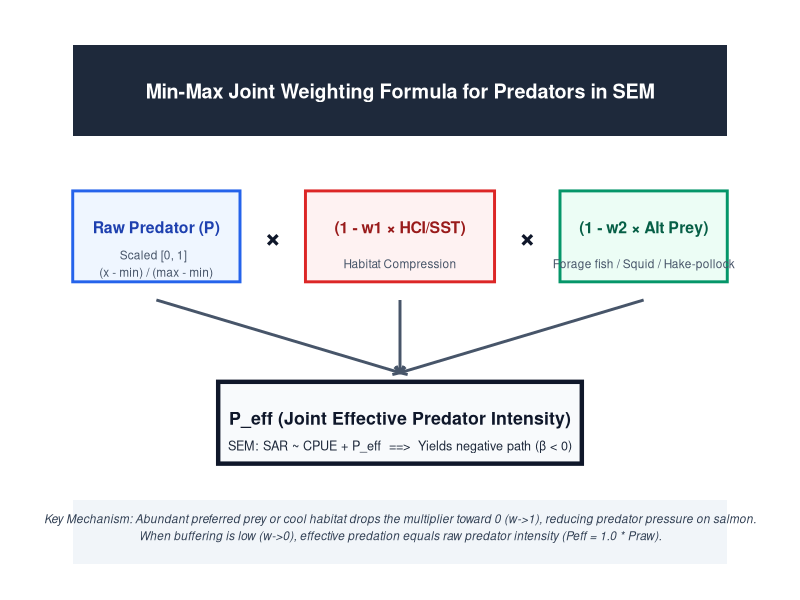
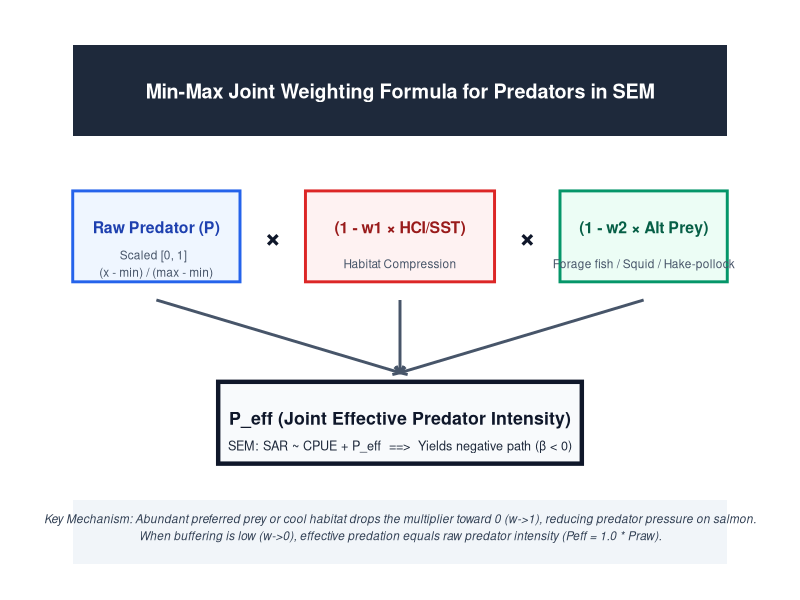

Source code (R) for these figures, in order:

"03_figs_tables/Weighting_slide_ppt.r"

library(ggplot2)
library(grid)

# Create a clean canvas
p <- ggplot() + 
  theme_void() + 
  xlim(0, 10) + ylim(0, 6) +
  
  # --- Equation Header Box ---
  annotate("rect", xmin = 0.5, xmax = 9.5, ymin = 4.8, ymax = 5.8, fill = "#1E293B", color = NA) +
  annotate("text", x = 5, y = 5.3, label = "Min-Max Joint Weighting Formula for Predators in SEM", 
           color = "white", fontface = "bold", size = 5) +
  
  # --- Component Boxes ---
  # Raw Predator
  annotate("rect", xmin = 0.5, xmax = 2.8, ymin = 3.2, ymax = 4.2, fill = "#EFF6FF", color = "#2563EB", linewidth = 1) +
  annotate("text", x = 1.65, y = 3.8, label = "Raw Predator (P)", fontface = "bold", color = "#1E40AF", size = 4) +
  annotate("text", x = 1.65, y = 3.4, label = "Scaled [0, 1]  \n(x - min) / (max - min)", color = "#475569", size = 3) +
  
  # Multiply Symbol 1
  annotate("text", x = 3.25, y = 3.7, label = "×", fontface = "bold", size = 7, color = "#0F172A") +
  
  # Spatial Overlap Gate
  annotate("rect", xmin = 3.7, xmax = 6.3, ymin = 3.2, ymax = 4.2, fill = "#FEF2F2", color = "#DC2626", linewidth = 1) +
  annotate("text", x = 5.0, y = 3.8, label = "(1 - w1 × HCI/SST)", fontface = "bold", color = "#991B1B", size = 4) +
  annotate("text", x = 5.0, y = 3.4, label = "Habitat Compression", color = "#475569", size = 3) +
  
  # Multiply Symbol 2
  annotate("text", x = 6.75, y = 3.7, label = "×", fontface = "bold", size = 7, color = "#0F172A") +
  
  # Alternate Prey Gate
  annotate("rect", xmin = 7.2, xmax = 9.5, ymin = 3.2, ymax = 4.2, fill = "#ECFDF5", color = "#059669", linewidth = 1) +
  annotate("text", x = 8.35, y = 3.8, label = "(1 - w2 × Alt Prey)", fontface = "bold", color = "#065F46", size = 4) +
  annotate("text", x = 8.35, y = 3.4, label = "Forage fish / Squid / Hake-pollock", color = "#475569", size = 3) +
  
  # Downward Arrows
  annotate("segment", x = 1.65, xend = 5.0, y = 3.0, yend = 2.2, arrow = arrow(length = unit(0.2, "cm")), color = "#475569", linewidth = 1) +
  annotate("segment", x = 5.0, xend = 5.0, y = 3.0, yend = 2.2, arrow = arrow(length = unit(0.2, "cm")), color = "#475569", linewidth = 1) +
  annotate("segment", x = 8.35, xend = 5.0, y = 3.0, yend = 2.2, arrow = arrow(length = unit(0.2, "cm")), color = "#475569", linewidth = 1) +
  
  # Result Box
  annotate("rect", xmin = 2.5, xmax = 7.5, ymin = 1.2, ymax = 2.1, fill = "#F8FAFC", color = "#0F172A", linewidth = 1.5) +
  annotate("text", x = 5.0, y = 1.7, label = "P_eff (Joint Effective Predator Intensity)", fontface = "bold", color = "#0F172A", size = 4.5) +
  annotate("text", x = 5.0, y = 1.4, label = "SEM: SAR ~ CPUE + P_eff  ==>  Yields negative path (β < 0)", color = "#1E293B", size = 3.2) +
  
  # Summary Banner at Bottom
  annotate("rect", xmin = 0.5, xmax = 9.5, ymin = 0.1, ymax = 0.8, fill = "#F1F5F9", color = NA) +
  annotate("text", x = 5.0, y = 0.5, label = "Key Mechanism: Abundant preferred prey or cool habitat drops the multiplier toward 0 (w->1), reducing predator pressure on salmon.\nWhen buffering is low (w->0), effective predation equals raw predator intensity (Peff = 1.0 * Praw).", color = "#334155", size = 3, fontface = "italic")

# Print plot in RStudio viewer
print(p)

# Save high-res PNG for PowerPoint
ggsave(file.path("Rcode_for_paper","figures","weighting_function_slide.png"), plot = p, width = 10, height = 6, dpi = 300)
       
